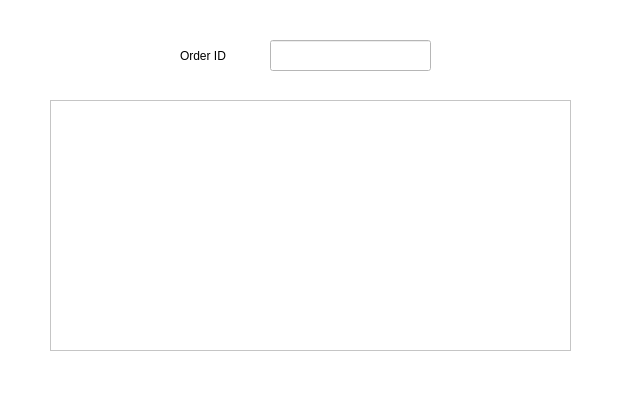
<?xml version="1.0" encoding="UTF-8"?>
<ui version="4.0">
 <class>shippingWD</class>
 <widget class="QDialog" name="shippingWD">
  <property name="geometry">
   <rect>
    <x>0</x>
    <y>0</y>
    <width>624</width>
    <height>396</height>
   </rect>
  </property>
  <property name="windowTitle">
   <string>Dialog</string>
  </property>
  <property name="styleSheet">
   <string notr="true">background-color: rgb(255, 255, 255);</string>
  </property>
  <widget class="QLineEdit" name="lineEdit">
   <property name="geometry">
    <rect>
     <x>270</x>
     <y>40</y>
     <width>161</width>
     <height>31</height>
    </rect>
   </property>
   <property name="styleSheet">
    <string notr="true">color: rgb(0, 0, 0);
font: 12pt &quot;Consolas&quot;;</string>
   </property>
  </widget>
  <widget class="QLabel" name="label">
   <property name="geometry">
    <rect>
     <x>180</x>
     <y>40</y>
     <width>81</width>
     <height>31</height>
    </rect>
   </property>
   <property name="styleSheet">
    <string notr="true">color: rgb(0, 0, 0);
font: 12pt &quot;Consolas&quot;;</string>
   </property>
   <property name="text">
    <string>Order ID</string>
   </property>
  </widget>
  <widget class="QTableWidget" name="table">
   <property name="geometry">
    <rect>
     <x>50</x>
     <y>100</y>
     <width>521</width>
     <height>251</height>
    </rect>
   </property>
   <property name="styleSheet">
    <string notr="true">font: 12pt &quot;Consolas&quot;;
color: rgb(0, 0, 0);</string>
   </property>
  </widget>
 </widget>
 <resources/>
 <connections/>
</ui>
